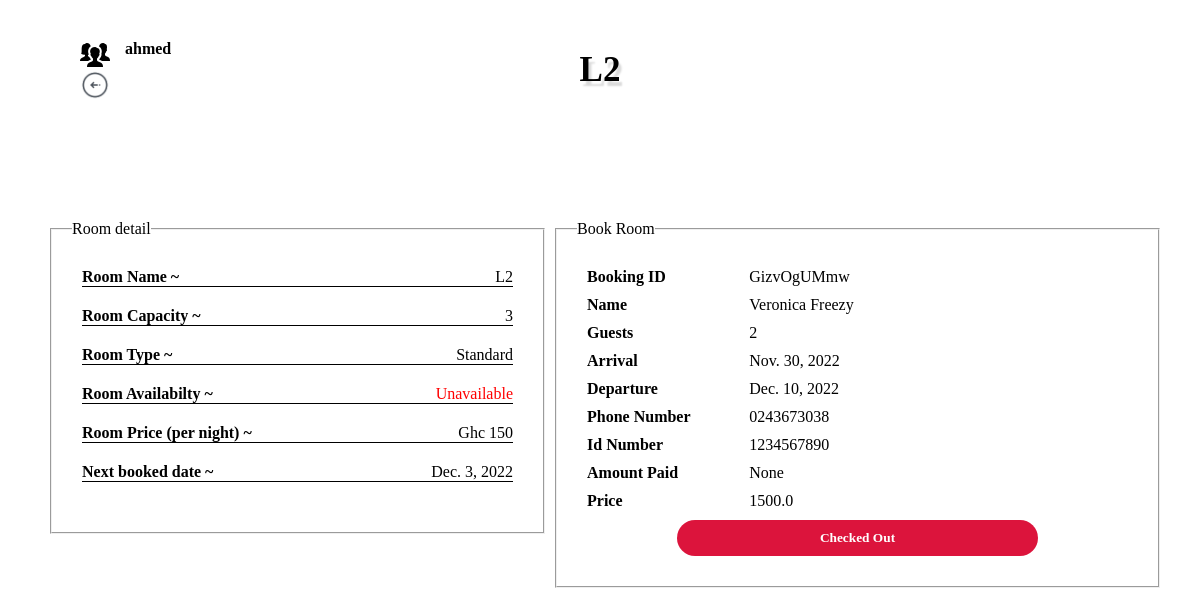
Screenshot of /receptionist/emp_room/L2 (signed in) with the database file from the repository.
### receptionist/models.py (models this page shows, shortened)
class Room(models.Model):
    name = models.TextField(max_length=100, primary_key=True, unique=True)
    capacity = models.IntegerField()
    sizes = (
        ('Executive', 'Executive'),
        ('Ordinary', 'Ordinary'),
        ('Standard', 'Standard'),
        )
    grade = models.CharField(max_length=100, choices=sizes)
    price = models.IntegerField()
    availability = models.BooleanField(default=True)
    next_booked_date = models.DateField(null=True, blank=True)
    next_free_date = models.DateField(null=True, blank=True)

class Booking(models.Model):
    room_name = models.ForeignKey(Room, on_delete= models.SET_NULL, null=True)
    booking_id = models.CharField(max_length= 20, primary_key=True)
    guest_name = models.CharField(max_length=100)
    no_of_guests = models.IntegerField()
    arrival = models.DateField(null=True)
    departure = models.DateField(null=True)
    phone_number = models.CharField(max_length=10)
    idtypes=(
        ('Ghana Card', 'Ghana Card'),
        ('Driver\'s License', 'Driver\'s License'),
        ('Votter\'s Id', 'Votter\'s Id'),
    )
    id_type = models.CharField(max_length=20, choices=idtypes)
    id_number = models.CharField(max_length=30)
    amount_paid = models.FloatField(null=True)
    price = models.FloatField()
    active = models.BooleanField(default=True)

### receptionist/views.py (the view)
@login_required(login_url = './emp_login')
def emp_room(request, pk):
    room = Room.objects.get(name= pk)
    room_name = room.name
    booker = Booking.objects.filter(room_name=room_name).first()
    if request.method == 'POST':
        booker.active = False
        room.availability = True
        booker.save()
        room.save()
        return redirect('../emp_rooms')
    return render(request, 'emp_room.html', {'room': room, 'booker':booker})

### templates/emp_room.html (shortened to what this page needs)
{% load static %}
<!DOCTYPE html>
<html lang="en">
<head>
    <link rel="stylesheet" href={% static "style.css" %}>
</head>
<body class="body1">
    <div class="container dash1">
        <h2>{{room.name}}</h2>
        <div class="logout1">
            <div class="iden">
                <img src={% static  "./images/icons/people_60px.png" %} alt="">
                {% if user.is_authenticated %}
                <p>{{user.username}}</p>
                {% endif %}
            </div>
            <a href="../emp_rooms"><img src={% static "./images/icons/back_arrow_64px.png" %} alt=""></a>
        </div>
        <div class="main_body">
            <aside class="aside1">
                <fieldset>
                    <legend>Room detail</legend>
                    <div class="details">
                        <div class="line">
                            <label for="">Room Name ~</label>
                            <span>{{room.name}}</span>
                        </div>
                        <div class="line">
                            <label for="">Room Capacity ~</label>
                            <span>{{room.capacity}}</span>
                        </div>
                        <div class="line">
                            <label for="">Room Type ~</label>
                            <span>{{room.grade}}</span>
                        </div>
                        {% if room.availability is True %}
                        <div class="line">
                            <label for="">Room Availabilty ~</label>
                            <span class="available">Available</span>
                        </div>
                        {% else %}
                        <div class="line">
                            <label for="">Room Availabilty ~</label>
                            <span class="unavailable">Unavailable</span>
                        </div>
                        {% endif %}
                        <div class="line">
                            <label for="">Room Price (per night) ~</label>
                            <span>Ghc {{room.price}}</span>
                        </div>
                        <div class="line">
                            <label for="">Next booked date ~</label>
                            <span>{{room.next_booked_date}}</span>
                        </div>
                    </div>
            </aside>
            <aside class="aside2">
                <fieldset>
                    <legend>Book Room</legend>
                    {% if room.availability is False %}
                    <form method="post" class="details">
                        <div class="one">
                            <label for="">Booking ID</label>
                            <span>{{booker.booking_id}}</span>
                        </div>
                        <div class="one">
                            <label for="">Name</label>
                            <span>{{booker.guest_name}}</span>
                        </div>
                        <div class="one">
                            <label for="">Guests</label>
                            <span>{{booker.no_of_guests}}</span>
                        </div>
                        <div class="one">
                            <label for="">Arrival </label>
                            <span>{{booker.arrival}}</span>
                        </div>
                        <div class="one">
                            <label for="">Departure </label>
                            <span>{{booker.departure}}</span>
                        </div>
                        <div class="one">
                            <label for="">Phone number </label>
                            <span>{{booker.phone_number}}</span>
                        </div>
                        <div class="one">
                            <label for="">Id number </label>
                            <span>{{booker.id_number}}</span>
                        </div>
                        <div class="one">
                            <label for="">Amount Paid</label>
                            <span>{{booker.amount_paid}}</span>
                        </div>
                        <div class="one">
                            <label for="">Price </label>
                            <span>{{booker.price}}</span>
                        </div>
                        <input type="submit" value="Checked Out" class="room_sub">
                    </form>
                    {% else %}
                    <br><br>
                    <br><br>
                    <a href="../emp_book_room" target="_blank" class="book">Book a Room</a>
                    {% endif %}
                </fieldset>
            </aside>
        </div>
    </div>
</body>
</html>

### static/style.css (style rules this page uses)
* { margin: 0; padding: 0; box-sizing: border-box; font-family: Poppins; }
body { display: flex; justify-content: center; align-items: center; min-height: 100vh; min-width: 100vw; }
.body1 { background: url(./images/chris-andrawes-kWXini0GbxU-unsplash.jpg); background-position: center; background-repeat: no-repeat; background-size: cover; }
input { background: transparent; }
.container { display: flex; justify-content: center; align-items: center; flex-direction: column; }
.logout1 { position: absolute; top: 0px; left: 30px; padding: 20px; display: flex; flex-direction: column; }
.logout1 img { width: 30px; height: 30px; }
.dash1 { position: relative; width: 95vw; background: rgba(255, 255, 255, 0.863); height: 95vh; border-radius: 20px; }
.dash1 h2 { position: absolute; top: 30px; font-size: 35px; margin-bottom: 40px; text-shadow: 3px 5px 2px rgba(0,0,0,0.15); }
.iden { display: flex; }
.iden p { font-weight: 700; margin-left: 15px; }
.dash1 .main_body { width: 100%; display: grid; grid-template-columns: 45% 55%; gap: 10px; height: 400px; padding: 20px; }
.main_body legend { margin-left: 20px; }
.aside2 { max-height: 470px; }
.aside2 fieldset { height: 100%; }
.details { display: flex; justify-content: center; flex-direction: column; padding: 30px; }
.line { display: flex; justify-content: space-between; align-items: center; border-bottom: 1px solid black; margin-bottom: 20px; }
.line label { font-weight: 600; }
.line span { font-weight: 500; }
.unavailable { color: red; }
.one { display: grid; grid-template-columns: 30% 70%; margin-bottom: 10px; }
.one label { font-weight: 600; text-transform: capitalize; }
.room_sub { margin-left: 90px; margin-right: 90px; background: crimson; outline: none; border: none; padding: 10px 20px 10px 20px; border-radius: 20px; cursor: pointer; color: white; font-weight: 600; }

### rows the page displays
Room: name "L2", capacity "3", grade "Standard", price "150", next_booked_date "Dec. 3, 2022"
Booking: booking_id "GizvOgUMmw", guest_name "Veronica Freezy", no_of_guests "2", arrival "Nov. 30, 2022", departure "Dec. 10, 2022", phone_number "0243673038", id_number "1234567890", amount_paid "None", price "1500.0"

### other values shown
{{ user.username }} "ahmed"
